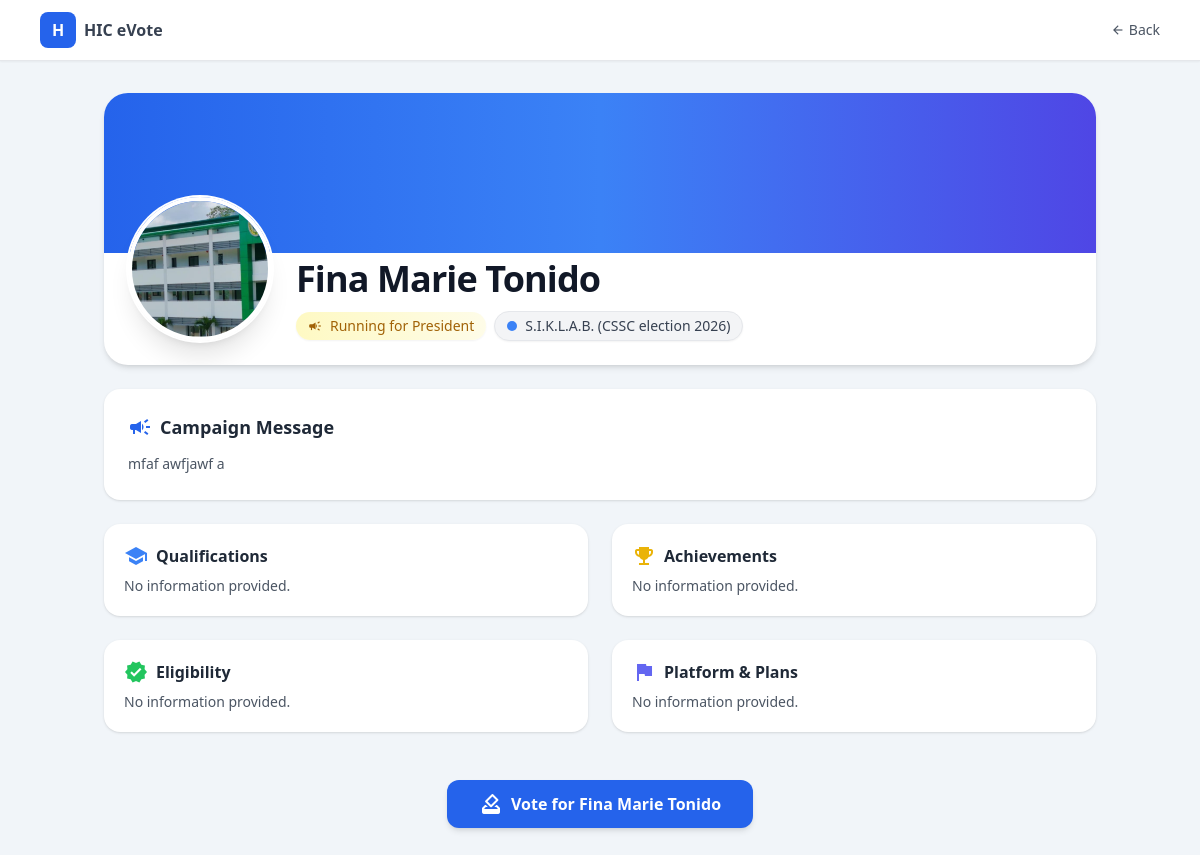
The app's page /candidates/3/ with its own data.
### election/models.py (models this page shows, shortened)
class Candidate(models.Model):
    election = models.ForeignKey(Election, on_delete=models.CASCADE, related_name='candidates')
    position = models.ForeignKey(Position, on_delete=models.CASCADE, related_name='candidates')
    full_name = models.CharField(max_length=255)
    party = models.ForeignKey(PartyList, on_delete=models.SET_NULL, null=True, blank=True, related_name='candidates')
    photo = models.ImageField(upload_to='candidates/', blank=True, null=True)
    campaign_description = models.TextField()
    qualifications = models.TextField(blank=True)
    achievements = models.TextField(blank=True)
    eligibility = models.TextField(blank=True)
    platform = models.TextField(blank=True)
    course = models.CharField(max_length=100, blank=True, null=True)
    year_level = models.CharField(max_length=20, blank=True, null=True)
    section = models.CharField(max_length=20, blank=True, null=True)
    is_active = models.BooleanField(default=True)

class Position(models.Model):
    election = models.ForeignKey(Election, on_delete=models.CASCADE, related_name='positions')
    name = models.CharField(max_length=100)
    max_vote = models.IntegerField(default=1)
    order = models.IntegerField(default=0)

class PartyList(models.Model):
    election = models.ForeignKey(Election, on_delete=models.CASCADE, related_name='parties')
    name = models.CharField(max_length=255)
    description = models.TextField(blank=True)
    logo = models.ImageField(upload_to='party_logos/', blank=True, null=True)
    slogan = models.CharField(max_length=255, blank=True)
    is_active = models.BooleanField(default=True)
    def __str__(self):
        return f"{self.name} ({self.election.title})"

class Election(models.Model):
    title = models.CharField(max_length=255)
    description = models.TextField(blank=True)
    start_datetime = models.DateTimeField()
    end_datetime = models.DateTimeField()
    is_active = models.BooleanField(default=False)
    created_at = models.DateTimeField(auto_now_add=True)

### election/views.py (the view)
# urls.py: path('candidates/<int:id>/', views.candidate_detail, name='candidate_detail'),
def candidate_detail(request, id):
    candidate = get_object_or_404(Candidate, id=id)
    return render(
        request,
        "students/student_candidate_detail.html",
        {"candidate": candidate},
    )

### election/context_processors.py (called while the page is built)
def election_status(request):
    return get_election_status()

### election/utils.py (called while the page is built)
def get_election_status():
    election = Election.objects.first()
    if not election:
        return {
            "status": "none",
            "election": None
        }
    now = timezone.now()
    if election.start_datetime and now < election.start_datetime:
        return {
            "status": "upcoming",
            "election": election
        }
    if election.end_datetime and now > election.end_datetime:
        return {
            "status": "closed",
            "election": election
        }
    if election.is_active:
        return {
            "status": "active",
            "election": election
        }
    return {
        "status": "closed",
        "election": election
    }

### templates/students/student_candidate_detail.html (shortened to what this page needs)
<!DOCTYPE html>
<html lang="en">
<head>
    <script src="https://cdn.tailwindcss.com"></script>
</head>
<body class="min-h-screen">
    <header class="bg-white border-b shadow-sm sticky top-0 z-50">
        <div class="max-w-6xl mx-auto px-4 py-3 flex justify-between items-center">
            <div class="flex items-center gap-2">
                <div class="w-9 h-9 bg-blue-600 rounded-lg flex items-center justify-center text-white font-bold">
                    H
                </div>
                <span class="font-semibold text-gray-700">HIC eVote</span>
            </div>
            <a onclick="history.back()"
                class="text-sm text-gray-600 hover:text-blue-600 cursor-pointer flex items-center gap-1">
                <span class="material-icons text-sm">arrow_back</span>
                Back
            </a>
        </div>
    </header>
    <div class="max-w-5xl mx-auto px-4 py-8 space-y-6">
        <div class="bg-white rounded-3xl shadow-md overflow-hidden">
            <div class="h-40 bg-gradient-to-r from-blue-600 via-blue-500 to-indigo-600"></div>
            <div class="p-6 -mt-20 flex flex-col md:flex-row items-center md:items-end gap-6">
                {% if candidate.photo %}
                <img src="{{ candidate.photo.url }}"
                    class="w-36 h-36 rounded-full border-4 border-white object-cover shadow-xl ring-2 ring-white">
                {% else %}
                <div class="w-36 h-36 rounded-full border-4 border-white shadow-xl
                    bg-gradient-to-br from-blue-500 to-indigo-600
                    flex items-center justify-center text-white text-4xl font-semibold">
                    {{ candidate.full_name|slice:":1"|upper }}
                </div>
                {% endif %}
                <div class="text-center md:text-left space-y-3">
                    <h1 class="text-3xl md:text-4xl font-semibold text-gray-900 tracking-tight">
                        {{ candidate.full_name }}
                    </h1>
                    <div class="flex flex-wrap items-center justify-center md:justify-start gap-2">
                        <div class="inline-flex items-center gap-2
                        bg-gradient-to-r from-yellow-100 to-yellow-50
                        text-yellow-700 px-3 py-1 text-sm rounded-full font-medium shadow-sm">
                            <span class="material-icons text-sm">campaign</span>
                            Running for {{ candidate.position.name }}
                        </div>
                        {% if candidate.party %}
                        <div class="inline-flex items-center gap-2
                        bg-gray-100 text-gray-700 px-3 py-1 text-sm rounded-full
                        border border-gray-200 shadow-sm">
                            <span class="w-2.5 h-2.5 bg-blue-500 rounded-full"></span>
                            <span class="font-medium">
                                {{ candidate.party }}
                            </span>
                        </div>
                        {% endif %}
                    </div>
                </div>
            </div>
        </div>
        <div class="bg-white rounded-2xl shadow p-6">
            <h2 class="text-lg font-semibold text-gray-800 mb-3 flex items-center gap-2">
                <span class="material-icons text-blue-600">campaign</span>
                Campaign Message
            </h2>
            <p class="text-gray-600 leading-relaxed text-sm">
                {{ candidate.campaign_description|default:"No campaign message provided." }}
            </p>
        </div>
        <div class="grid md:grid-cols-2 gap-6">
            <div class="bg-white rounded-2xl shadow p-5">
                <h3 class="font-semibold text-gray-800 mb-2 flex items-center gap-2">
                    <span class="material-icons text-blue-500">school</span>
                    Qualifications
                </h3>
                <p class="text-sm text-gray-600">
                    {{ candidate.qualifications|default:"No information provided." }}
                </p>
            </div>
            <div class="bg-white rounded-2xl shadow p-5">
                <h3 class="font-semibold text-gray-800 mb-2 flex items-center gap-2">
                    <span class="material-icons text-yellow-500">emoji_events</span>
                    Achievements
                </h3>
                <p class="text-sm text-gray-600">
                    {{ candidate.achievements|default:"No information provided." }}
                </p>
            </div>
            <div class="bg-white rounded-2xl shadow p-5">
                <h3 class="font-semibold text-gray-800 mb-2 flex items-center gap-2">
                    <span class="material-icons text-green-500">verified</span>
                    Eligibility
                </h3>
                <p class="text-sm text-gray-600">
                    {{ candidate.eligibility|default:"No information provided." }}
                </p>
            </div>
            <div class="bg-white rounded-2xl shadow p-5">
                <h3 class="font-semibold text-gray-800 mb-2 flex items-center gap-2">
                    <span class="material-icons text-indigo-500">flag</span>
                    Platform & Plans
                </h3>
                <p class="text-sm text-gray-600">
                    {{ candidate.platform|default:"No information provided." }}
                </p>
            </div>
        </div>
        <div class="text-center pt-6">
            <a href="/vote/"
                class="inline-flex items-center gap-2 bg-blue-600 hover:bg-blue-700 text-white px-8 py-3 rounded-xl font-semibold shadow-md transition">
                <span class="material-icons">how_to_vote</span>
                Vote for {{ candidate.full_name }}
            </a>
        </div>
    </div>
</body>
</html>

### templates/students/student_candidate_detail.html (style rules this page uses)
body { background: #f1f5f9; }

### records on screen
Candidate: photo (picture), full_name "Fina Marie Tonido", position.name "President", party "S.I.K.L.A.B. (CSSC election 2026)", campaign_description "mfaf awfjawf a", qualifications "No information provided.", achievements "No information provided.", eligibility "No information provided.", platform "No information provided."
